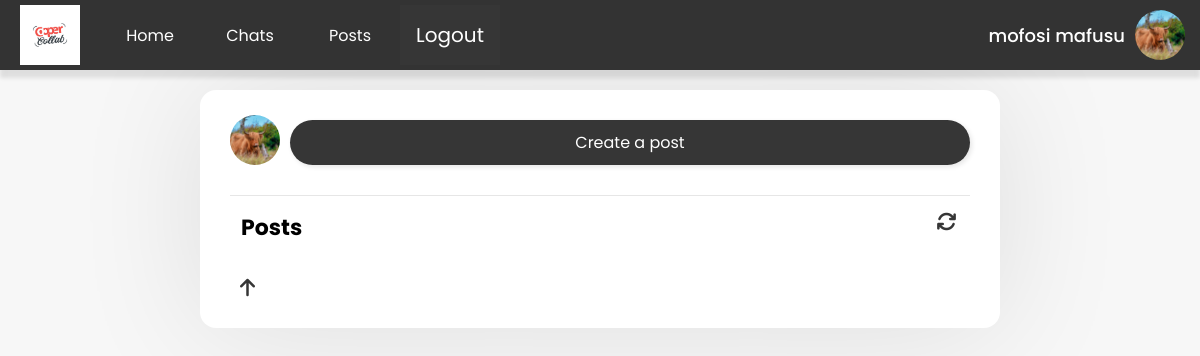
Screenshot of /posts.php (signed in) with the database file from the repository.
### tables this page shows
CREATE TABLE `users` (
  `user_id` int(11) NOT NULL,
  `unique_id` int(200) NOT NULL,
  `first_name` varchar(200) NOT NULL,
  `last_name` varchar(200) NOT NULL,
  `email` varchar(250) NOT NULL,
  `password` varchar(100) NOT NULL,
  `img` varchar(400) NOT NULL,
  `status` varchar(100) NOT NULL
);

### posts.php (the view, shortened to what this page needs)
<?php include_once "header.php"; ?>
<body class="body2">
    <div class="sections-container">
        <section class="section1">
            <div class="nav-bar">
                <?php include "navigation.php"; ?>
            </div>
        </section>
        <section class="section2">
            <div class="posts-wrapper">
                <section class="posts" >
                    <header>
                        <div class="content">
                            <img src="php/images/<?php echo $row['img'] ?>" alt="profile picture">
                        </div>
                        <div class="post-header">
                            <button class="create-post">Create a post</button>
                        </div>
                    </header>
                    <div class="posts-list" id="section-start">
                        <div class="title-button" >
                            <h1 class="posts-title" >
                                Posts
                            </h1>
                            <button class="loadMoreButton"><i class="fa-solid fa-arrows-rotate"></i></button>
                        </div>
                        <br>
                        <a href="#section-start" class="loadMoreButton"><i class="fa-solid fa-arrow-up"></i></a>
                    </div>
                </section>
            </div>
        </section>
    </div>
</body>
</html>

### navigation.php
<nav>
    <div class="logo-box">
        <img src="assets/Red.jpg" class="logo-image" >
    </div>
    <div class="navbar">
        <?php
            $navLinks = array(
                "Home" => "profile.php",
                "Chats" => "chats.php",
                "Posts" => "posts.php"
            );
            foreach ($navLinks as $label => $url) {
                echo '<a href="' . $url . '">' . $label . '</a>';
            }
        ?>
        <?php
            include_once "php/config.php";
            $sql = mysqli_query($conn, "SELECT * FROM users WHERE unique_id = '{$_SESSION['unique_id']}'");
            if(mysqli_num_rows($sql) > 0) {
                $row = mysqli_fetch_assoc($sql);
                $first_name = $row['first_name'];
                $last_name = $row['last_name'];
                (strlen($first_name) > 16) ? $first_name = substr($first_name, 0, 8). "..." : $first_name = $first_name;
                (strlen($last_name) > 16) ? $last_name = substr($last_name, 0, 8). "..." : $last_name = $last_name;
            }
        ?>
        <a href="php/logout.php?user_id=<?php echo $row['unique_id'] ?>" class="logout">
            Logout
        </a>
    </div>
    <a href="profile.php" class="profile-box" >
        <div class="profile-names">
            <span><?php echo $first_name . " " .  $last_name ?></span>
        </div>
        <img src="php/images/<?php echo $row['img'] ?>" alt="profile picture" class="profile-image">
    </a>
</nav>

### css/style.css (style rules this page uses)
* { margin: 0; padding: 0; box-sizing: border-box; text-decoration: none; font-family: 'Poppins', sans-serif; }
.body2 { min-height: 100vh; background: #f7f7f7; }
.sections-container { display: flex; flex-direction: column; height: 100vh; }
.section1 { flex: 0 0 auto; background-color: #fff; box-shadow: 0px 8px 4px rgba(0, 0, 0, 0.1); }
.section2 { flex: 1; overflow-y: auto; display: flex; align-items: start; justify-content: center; padding-top: 20px; }
.posts-wrapper { background: #ffff; width: 800px; border-radius: 16px; box-shadow: 0 0 128px 0 rgb(0, 0, 0, 0.1); }
nav { background-color: #333; display: flex; overflow: hidden; width: 100%; height: 70px; align-items: center; }
.logo-box { flex: 1; max-width: 100px; height: 60px; display: flex; align-items: center; justify-content: center; }
.logo-image { width: 60%; height: 60px; object-fit: cover; }
.navbar { flex: 1; position: relative; display: flex; flex-wrap: wrap; align-items: center; justify-content: flex-start; font-family: Arial, sans-serif; height: 60px; }
.navbar a { display: block; min-width: 100px; text-align: center; text-decoration: none; padding: 15px 10px; color: white; cursor: pointer; }
.profile-box { flex: 1; max-width: 500px; padding: 5px; display: flex; align-items: center; justify-content: end; }
.profile-image { margin-right: 10px; width: 50px; height: 50px; object-fit: cover; border-radius: 50%; }
.profile-names { text-align: end; width: 400px; font-size: 18px; font-weight: 500; color: #ffffff; margin-right: 10px; }
.logout { color: #fff; font-size: 20px; padding: 7px 10px; background: #363636; }
.posts { padding: 25px 30px; }
:is(.posts) .content { display: flex; align-items: center; }
.posts header .content img { height: 50px; width: 50px; object-fit: cover; border-radius: 50%; }
.posts header { display: flex; align-items: start; padding-bottom: 20px; justify-content: space-between; border-bottom: 1px solid #e6e6e6; }
.posts header .create-post { background-color: #363636; color: white; font-size: 16px; border: none; outline: none; cursor: pointer; padding: 10px; min-width: 680px; border-radius: 25px; margin-bottom: 10px; box-shadow: 2px 2px 5px rgba(0, 0, 0, 0.1); transition: all 0.2s ease; }
.post-header { display: block; margin-top: 5px; }
.title-button { display: flex; justify-content: space-between; align-items: center; }
.posts-title { padding: 10px 10px 0 10px; margin: 1px; font-size: 22px; }
.posts-list .loadMoreButton { padding: 10px 10px 0 10px; width: 47px; height: 42px; border: none; outline: none; color: #363636; background: #fff; cursor: pointer; font-size: 20px; border-radius: 0 5px 5px 0; transition: all 0.2s ease; margin-bottom: 10px; }

### rows the page displays
users: first_name "mofosi", last_name "mafusu", img (picture)

### other values shown
$label "Home"
$label "Chats"
$label "Posts"
